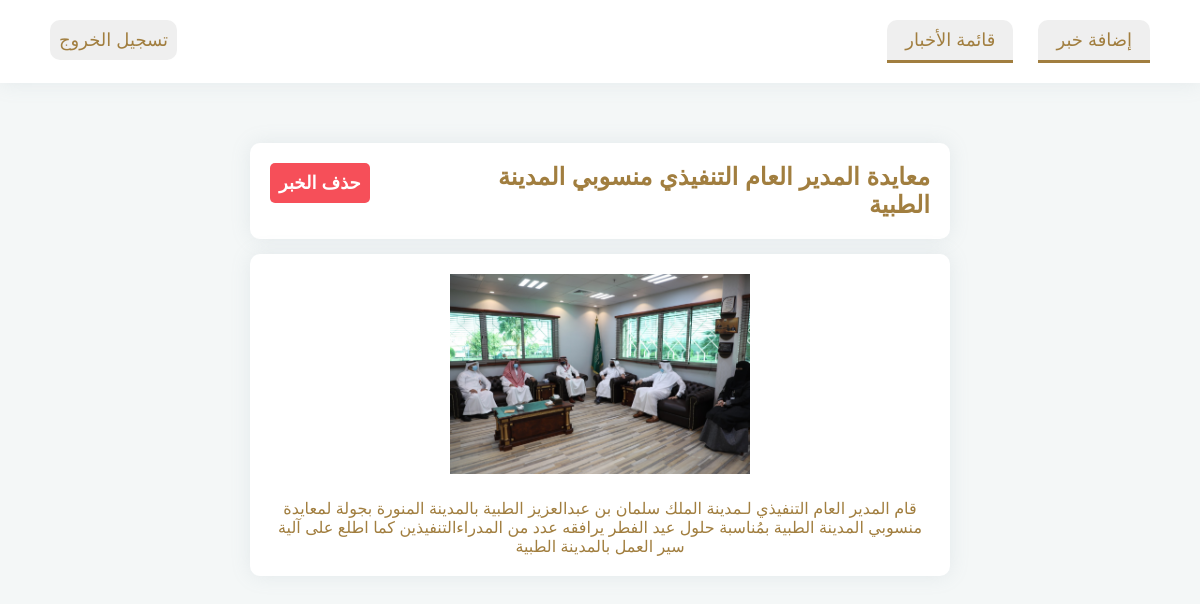
The app's page /KSAMC/news-details.php?id=26 (signed in) with its own data.
### tables this page shows
CREATE TABLE `news` (
  `id` int(255) NOT NULL,
  `title` varchar(255) NOT NULL,
  `body_text` text NOT NULL,
  `image` varchar(255) NOT NULL,
  `timestsamp` timestamp NOT NULL DEFAULT current_timestamp()
);

### KSAMC/news-details.php (the view, shortened to what this page needs)
<?php
    include('./config/db_connect.php');
    if(isset($_GET['id'])){
        $id= mysqli_real_escape_string($conn, $_GET['id']);
        $query= "SELECT * FROM news WHERE id=$id";
        $result= mysqli_query($conn, $query);
        $news_data= mysqli_fetch_assoc($result);
        }
?>
<!DOCTYPE html>
<html lang="en" dir="rtl">
<head>
    <link rel="stylesheet" href="style/news-details.css">
</head>
<body>
    <?php include('template/admin-nav.php') ?>
    <div class="container">
        <?php if($news_data): ?>
            <div class="box top-box">
                <h3 class="title"><?php echo $news_data['title'] ?></h3>
                <form action="news-details.php" method="POST">
                    <input type="submit" name="delete" value="حذف الخبر">
                </form>
            </div>
            <div class="box bottom-box">
                <img src="./news-img/<?php echo $news_data['image'] ?>" height="200">
                <p class="body-text"><?php echo $news_data['body_text'] ?></p>
            </div>
        <?php else: ?>
            <h2>ERROR: No such news!</h2>
        <?php endif; ?>
    </div>
</body>
</html>

### KSAMC/style/news-details.css (style rules this page uses)
.container { margin: auto; width:95%; max-width: 700px; margin-top: 5vw; }
.box { box-shadow: 0 0 2rem 0 rgb(136 152 170 / 15%); background: #fff; border-radius: 10px; padding: 2rem; }
.top-box { display: flex; justify-content: space-between; margin-bottom: 1.5rem; }
.top-box .title { flex-grow: 0; flex-basis: 75%; }
.top-box input[type='submit'] { background: #f64f59; font-family: 'Tajawal', sans-serif; font-weight: 600; font-size: 18px; padding:.5em; border:none; color:#fff; border-radius: 5px; cursor: pointer; }
.bottom-box { text-align: center; }
.bottom-box .body-text { font-size: 16px; padding-top: 2rem; }

### KSAMC/style/style.css (style rules this page uses)
:root { --bg: #F4F7F7; --primary:rgba(20, 114, 110, 1); --primary-dim: #E5F3F3; --primary-trans:rgba(20, 114, 110, 0.60); --box: #dbdbdb; --secondary: #A17E3F; --secondary-dim:#fdf3e3; --text-2: #0C413F; }
*,*::before,*::after { padding:0; margin:0; box-sizing: border-box; list-style: none; text-decoration:none; color: var(--secondary); }
html { font-size:62.5%; scroll-behavior: smooth !important; }
body { font-family: 'Tajawal', sans-serif; font-weight: 400; background: var(--bg); font-size: 18px; }
h3 { font-size: 24px; }
p { font-size: 14px; }

### records on screen
news: title "معايدة المدير العام التنفيذي منسوبي المدينة الطبية", image (picture), body_text "قام المدير العام التنفيذي لـمدينة الملك سلمان بن عبدالعزيز الطبية بالمدينة المنورة بجولة لمعايدة منسوبي المدينة الطبية بمُناسبة حلول عيد الفطر يرافقه عدد من المدراءالتنفيذين كما اطلع على آلية سير العمل بالمدينة الطبية"
